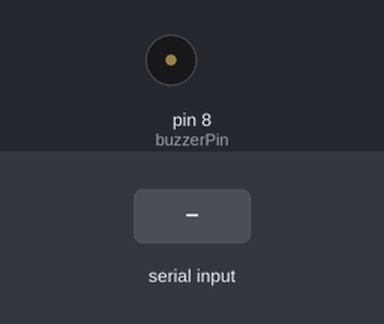
A sketch run on a simulated Arduino Uno, built with avr-gcc and run on an emulated ATmega328P. Shown: buzzer (waves = sounding). Inputs (shaded band) come from the test bench.

Above: at 1.2 s.
1.3 s: "H" received over Serial
At 2.1 s:
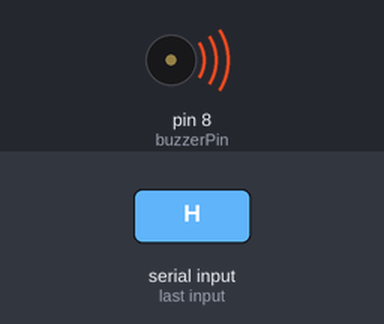
2.8 s: "L" received over Serial
At 3.3 s:
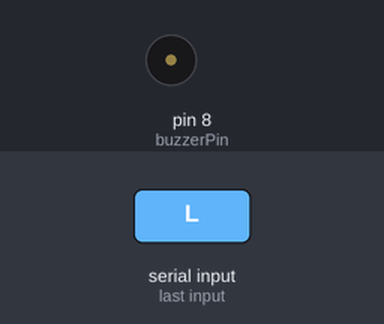
Timing chart, 0 to 5.8 s (numbered marks = the images above; inputs shaded):
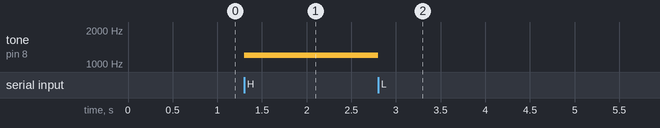

Measured:
- after the input at 1.3 s, tone on pin 8 (buzzerPin): silent → 1200 Hz at once
- after the input at 2.8 s, tone on pin 8 (buzzerPin): 1200 Hz → silent at once

The sketch:

arduino_buzzer.ino
```cpp
const int buzzerPin = 8;
char command;

void setup() {
  pinMode(buzzerPin, OUTPUT);
  Serial.begin(9600);
}

void loop() {
  if (Serial.available()) {
    command = Serial.read();

    if (command == 'H') {
      tone(buzzerPin, 1200);   // громкий отпугивающий звук
    }

    if (command == 'L') {
      noTone(buzzerPin);
    }
  }
}
```
